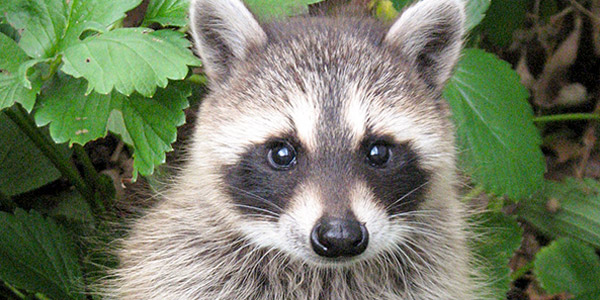
#> input picture raccoon.jpg, 600 x 300 px
$ python image_open.py
#> lines starting #> are read from the running program, lines starting #| are printed output that depends on the picture
import cv2

img = cv2.imread('raccoon.jpg')
#> img is the input picture: shape (300, 600, 3); mean B, G, R 99.9, 123.8, 114.6
img2 = cv2.imread('raccoon.jpg', cv2.IMREAD_GRAYSCALE)
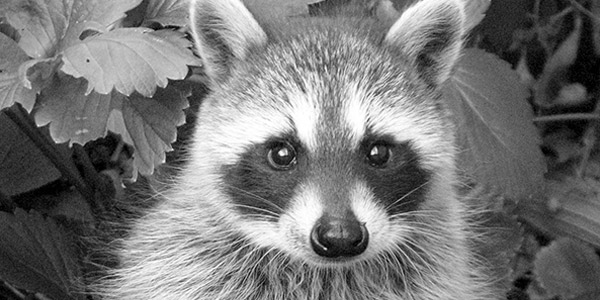
#> img2: shape (300, 600); min 0, max 255, mean 118.3

cv2.imshow('img', img)
cv2.waitKey(0)
cv2.imshow('img2', img2)
cv2.waitKey(0)

cv2.destroyAllWindows()
